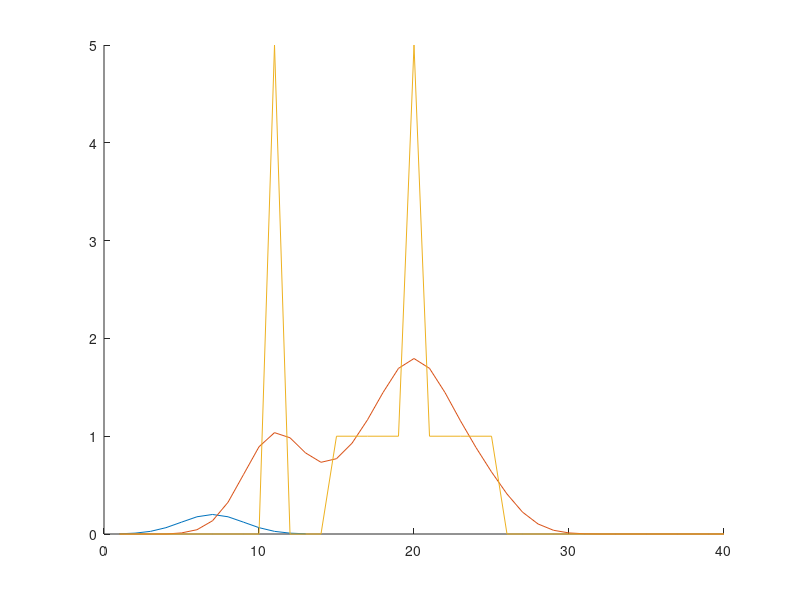

Here is the MATLAB script that generated this plot:
load kernel.txt;
load signal.txt;

result = conv(signal, kernel, 'same')

figure(1)
hold on;
plot(kernel);
plot(result);
plot(signal);
hold off;
